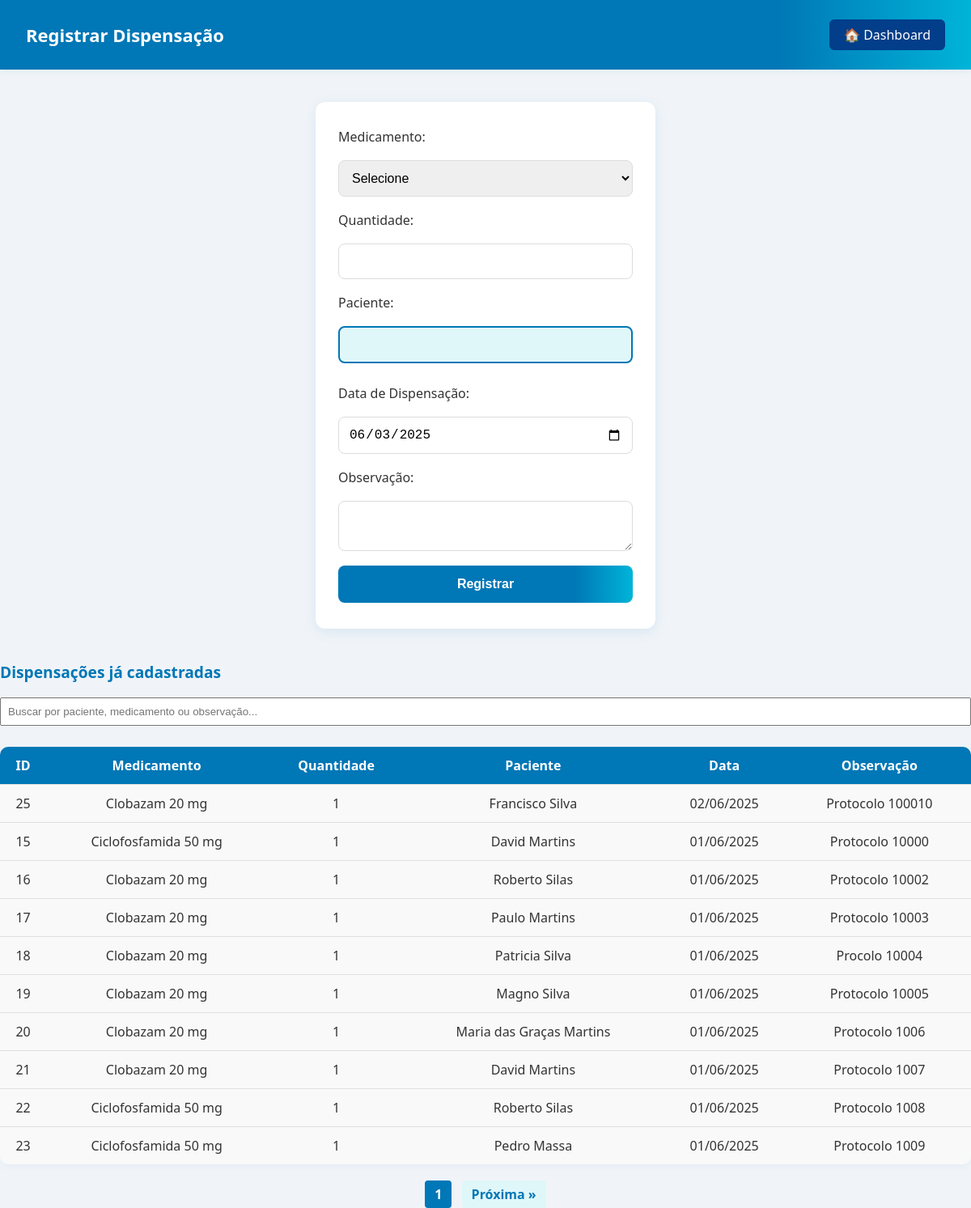
The app's page /php/dispensacao.php (signed in) with its own data.
### tables this page shows
CREATE TABLE `dispensacoes` (
  `id` int(11) NOT NULL,
  `medicamento_id` int(11) NOT NULL,
  `quantidade` int(11) NOT NULL,
  `paciente` varchar(255) NOT NULL DEFAULT current_timestamp(),
  `data_disp` date NOT NULL,
  `observacao` text NOT NULL DEFAULT current_timestamp()
);

CREATE TABLE `medicamentos` (
  `id` int(11) NOT NULL,
  `nome` varchar(100) NOT NULL,
  `descricao` text DEFAULT NULL,
  `validade` date NOT NULL,
  `quantidade` int(11) NOT NULL DEFAULT 0
);

### php/dispensacao.php (the view, shortened to what this page needs)
<?php
include("conexao.php");
$por_pagina = 10;
$pagina = isset($_GET['pagina']) ? max(1, intval($_GET['pagina'])) : 1;
$offset = ($pagina - 1) * $por_pagina;
$sql_total = "SELECT COUNT(*) as total FROM dispensacoes";
$result_total = $conn->query($sql_total);
$total_registros = $result_total->fetch_assoc()['total'];
$total_paginas = ceil($total_registros / $por_pagina);
$sql_disp = "SELECT d.id, m.nome AS medicamento, d.quantidade, d.paciente, d.data_disp, d.observacao
             FROM dispensacoes d
             JOIN medicamentos m ON d.medicamento_id = m.id
             ORDER BY d.data_disp DESC
             LIMIT $por_pagina OFFSET $offset";
$result_disp = $conn->query($sql_disp);
?>
<!DOCTYPE html>
<html lang="pt-br">
<head>
    <link rel="stylesheet" href="../css/style.css">
    <link rel="stylesheet" href="../css/dispensacao.css">
</head>
<body>
<div class="top-bar">
    <h2>Registrar Dispensação</h2>
    <a href="dashboard.php">🏠 Dashboard</a>
</div>
<div class="form-container">
    <form id="form-dispensacao" method="POST" action="processa_dispensacao.php">
        <label for="medicamento_id">Medicamento:</label>
        <select id="medicamento_id" name="medicamento_id" required>
            <option value="">Selecione</option>
        </select>
        <label for="quantidade">Quantidade:</label>
        <input type="number" name="quantidade" id="quantidade" required>
        <label for="paciente">Paciente:</label>
        <input type="text" name="paciente" id="paciente" class="campo-paciente" required>
        <label for="data_disp">Data de Dispensação:</label>
        <input type="date" name="data_disp" id="data_disp" value="<?php echo date('Y-m-d'); ?>" required>
        <label for="observacao">Observação:</label>
        <textarea name="observacao" id="observacao"></textarea>
        <button type="submit">Registrar</button>
    </form>
</div>
<div class="listar-container" style="margin-top:40px;">
    <h3>Dispensações já cadastradas</h3>
    <input type="text" id="busca-dispensacao" placeholder="Buscar por paciente, medicamento ou observação..." style="margin-bottom:16px;width:100%;padding:8px;">
    <table class="tabela-dispensacoes" id="tabela-dispensacoes">
        <thead>
            <tr>
                <th>ID</th>
                <th>Medicamento</th>
                <th>Quantidade</th>
                <th>Paciente</th>
                <th>Data</th>
                <th>Observação</th>
            </tr>
        </thead>
        <tbody>
            <?php if ($result_disp && $result_disp->num_rows > 0): ?>
                <?php while ($row = $result_disp->fetch_assoc()): ?>
                    <tr>
                        <td><?= $row['id'] ?></td>
                        <td><?= htmlspecialchars($row['medicamento']) ?></td>
                        <td><?= $row['quantidade'] ?></td>
                        <td><?= htmlspecialchars($row['paciente']) ?></td>
                        <td><?= date('d/m/Y', strtotime($row['data_disp'])) ?></td>
                        <td><?= htmlspecialchars($row['observacao']) ?></td>
                    </tr>
                <?php endwhile; ?>
            <?php else: ?>
                <tr><td colspan="6">Nenhuma dispensação cadastrada.</td></tr>
            <?php endif; ?>
        </tbody>
    </table>
</div>
<div class="paginacao" style="margin-top:20px; text-align:center;">
    <strong><?= $pagina ?></strong>
    <?php if ($pagina < $total_paginas): ?>
        <a href="?pagina=<?= $pagina + 1 ?>">Próxima &raquo;</a>
    <?php endif; ?>
</div>
</body>
</html>

### css/style.css (style rules this page uses)
* { margin: 0; padding: 0; box-sizing: border-box; }
body { font-family: 'Segoe UI', sans-serif; background-color: #f0f4f8; color: #333; }
.top-bar { background: linear-gradient(90deg, #0077b6 80%, #00b4d8 100%); color: #fff; padding: 24px 32px; display: flex; justify-content: space-between; align-items: center; box-shadow: 0 2px 8px rgba(0, 119, 182, 0.08); }
.top-bar h2, .top-bar h1 { font-size: 22px; }
.top-bar a { color: #fff; text-decoration: none; background-color: #023e8a; padding: 8px 18px; border-radius: 6px; transition: background 0.3s; font-weight: 500; }

### css/dispensacao.css (style rules this page uses)
.form-container { background: #fff; max-width: 420px; margin: 40px auto 0 auto; padding: 32px 28px; border-radius: 12px; box-shadow: 0 4px 16px rgba(0,119,182,0.10); }
.form-container form { display: flex; flex-direction: column; gap: 18px; }
.form-container select, .form-container input[type="number"], .form-container input[type="date"], .form-container textarea { padding: 12px; border: 1px solid #dcdcdc; border-radius: 8px; font-size: 16px; transition: border 0.2s; }
.form-container button[type="submit"] { background: linear-gradient(90deg, #0077b6 80%, #00b4d8 100%); color: #fff; border: none; border-radius: 8px; padding: 14px; font-size: 16px; font-weight: 600; cursor: pointer; transition: background 0.3s, transform 0.2s; }
.campo-paciente { border: 2px solid #0077b6; background: #e0f7fa; border-radius: 8px; padding: 12px; font-size: 16px; margin-bottom: 8px; transition: border 0.2s, background 0.2s; }
.tabela-dispensacoes { width: 100%; border-collapse: collapse; background: #f9f9f9; border-radius: 10px; overflow: hidden; box-shadow: 0 2px 8px rgba(0,119,182,0.06); margin-top: 10px; }
.tabela-dispensacoes th, .tabela-dispensacoes td { padding: 12px 10px; border-bottom: 1px solid #e0e0e0; text-align: center; }
.tabela-dispensacoes th { background: #0077b6; color: #fff; font-weight: 600; }
.tabela-dispensacoes tr:last-child td { border-bottom: none; }
.listar-container h3 { color: #0077b6; margin-bottom: 18px; font-size: 1.2rem; font-weight: 600; }
.paginacao a, .paginacao strong { display: inline-block; margin: 0 4px; padding: 6px 12px; border-radius: 4px; background: #e0f7fa; color: #0077b6; text-decoration: none; font-weight: bold; }
.paginacao strong { background: #0077b6; color: #fff; }

### records on screen
dispensacoes: id "25", medicamento.nome "Clobazam 20 mg", quantidade "1", paciente "Francisco Silva", data_disp "02/06/2025", observacao "Protocolo 100010"
dispensacoes: id "15", medicamento.nome "Ciclofosfamida 50 mg", quantidade "1", paciente "David Martins", data_disp "01/06/2025", observacao "Protocolo 10000"
dispensacoes: id "16", medicamento.nome "Clobazam 20 mg", quantidade "1", paciente "Roberto Silas", data_disp "01/06/2025", observacao "Protocolo 10002"
dispensacoes: id "17", medicamento.nome "Clobazam 20 mg", quantidade "1", paciente "Paulo Martins", data_disp "01/06/2025", observacao "Protocolo 10003"
dispensacoes: id "18", medicamento.nome "Clobazam 20 mg", quantidade "1", paciente "Patricia Silva", data_disp "01/06/2025", observacao "Procolo 10004"
dispensacoes: id "19", medicamento.nome "Clobazam 20 mg", quantidade "1", paciente "Magno Silva", data_disp "01/06/2025", observacao "Protocolo 10005"
dispensacoes: id "20", medicamento.nome "Clobazam 20 mg", quantidade "1", paciente "Maria das Graças Martins", data_disp "01/06/2025", observacao "Protocolo 1006"
dispensacoes: id "21", medicamento.nome "Clobazam 20 mg", quantidade "1", paciente "David Martins", data_disp "01/06/2025", observacao "Protocolo 1007"
dispensacoes: id "22", medicamento.nome "Ciclofosfamida 50 mg", quantidade "1", paciente "Roberto Silas", data_disp "01/06/2025", observacao "Protocolo 1008"
dispensacoes: id "23", medicamento.nome "Ciclofosfamida 50 mg", quantidade "1", paciente "Pedro Massa", data_disp "01/06/2025", observacao "Protocolo 1009"

### other values on screen
$pagina "1"
